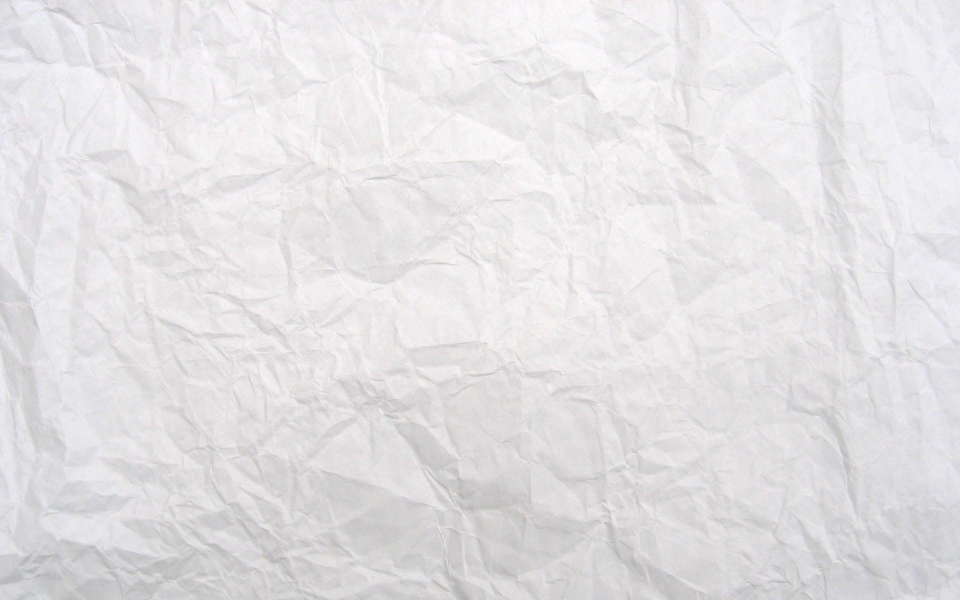
#> input picture front/images/graund_photo.jpg, 1920 x 1200 px (shown at 1/2 size)
$ python -i photo_parser.py   (imports and definitions only)
#> lines starting #> are read from the running program, lines starting #| are printed output that depends on the picture; after the words box and inside, x2 and y2 are one past the last pixel; in counts of white or black regions, pixels touching at a corner belong together
#! /usr/bin/env python
# -*- coding: utf-8 -*-
import cv2


class ParsPhoto(object):
    def __init__(self, image):
#> called with image = '../front/images/graund_photo.jpg'
        self.img = cv2.imread(image)
#> self.img is the input picture: shape (1200, 1920, 3); mean B, G, R 227.8, 226.1, 227.7

    # [8 lines left out: function output, not called in this run]

    def find_contours_main(self):#Поиск всех контуров на исходном фото
        blurred = cv2.GaussianBlur(self.img, (3, 3), 0)#размытие //blurred = cv2.GaussianBlur(self.img, (3, 3), 0)#размытие
        gray = cv2.cvtColor(blurred, cv2.COLOR_BGR2GRAY)#оттенки серого
        T, thresh_img = cv2.threshold(gray, 200, 255, cv2.THRESH_BINARY)#монохром#T, thresh_img = cv2.threshold(gray, 220, 255, cv2.THRESH_BINARY)#монохром
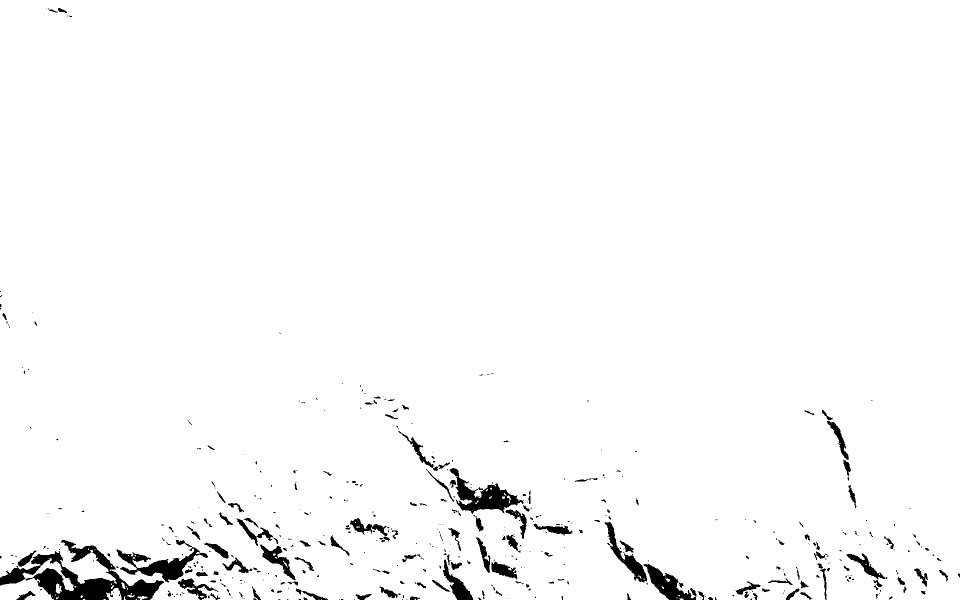
#> thresh_img: shape (1200, 1920) (shown at 1/2 size); 97.6% white; 459 black regions (289 under 20 px)
        contours, hierarchy  = cv2.findContours(thresh_img, cv2.RETR_EXTERNAL, cv2.CHAIN_APPROX_TC89_KCOS)#контуры
#> contours = 36 contours, 28 with area under 20; largest, box (x1, y1, x2, y2) and area: (0, 0, 1920, 1200) 2272480, (0, 1116, 148, 1200) 4130, (212, 1176, 243, 1200) 433, (111, 1168, 124, 1187) 138, (275, 1192, 295, 1200) 60, (242, 1165, 251, 1178) 46, (255, 1190, 269, 1195) 36, (1331, 1156, 1340, 1164) 32
        cv2.drawContours( thresh_img, contours, -1, (255,255,255), 50, cv2.LINE_AA, hierarchy)#обводка
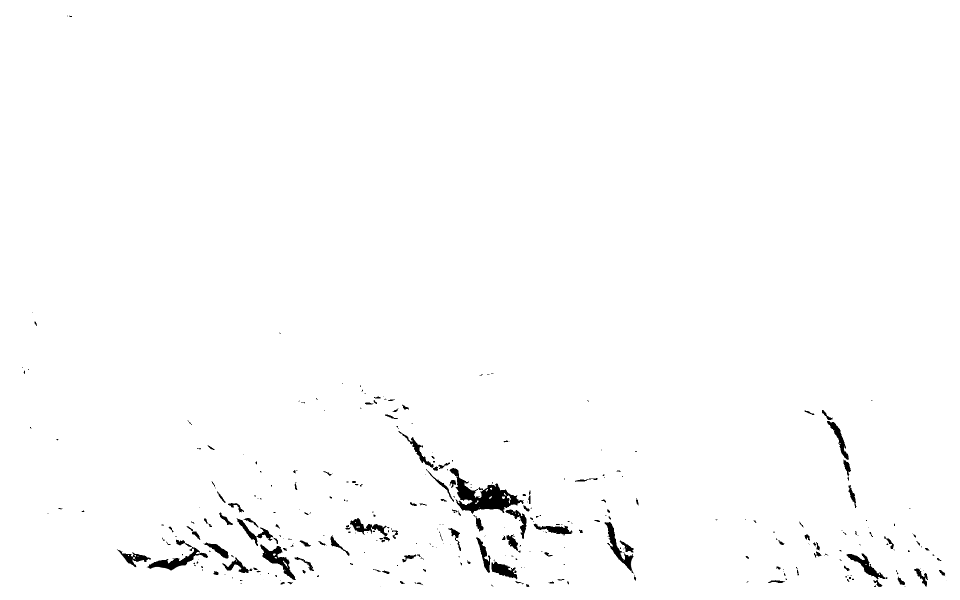
#> thresh_img: shape (1200, 1920) (shown at 1/2 size); 1.21% of pixels changed, all inside (x1, y1, x2, y2) = (0, 16, 1920, 1200)
        return contours

    # [42 lines left out: functions find_coordinates_main, all_white_local, find_coordinates_local, not called in this run]

>>> result = ParsPhoto('../front/images/graund_photo.jpg').find_contours_main()
#> result has the same summary as contours in find_contours_main
